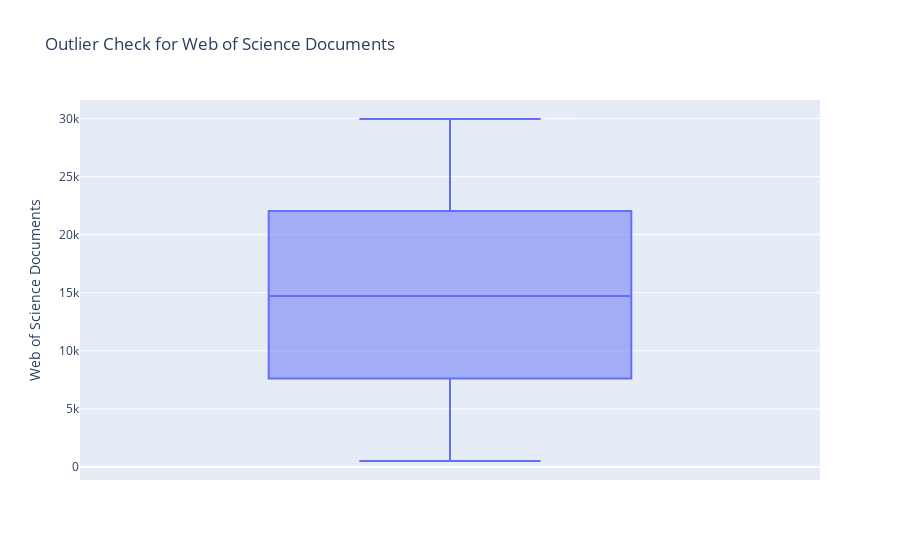
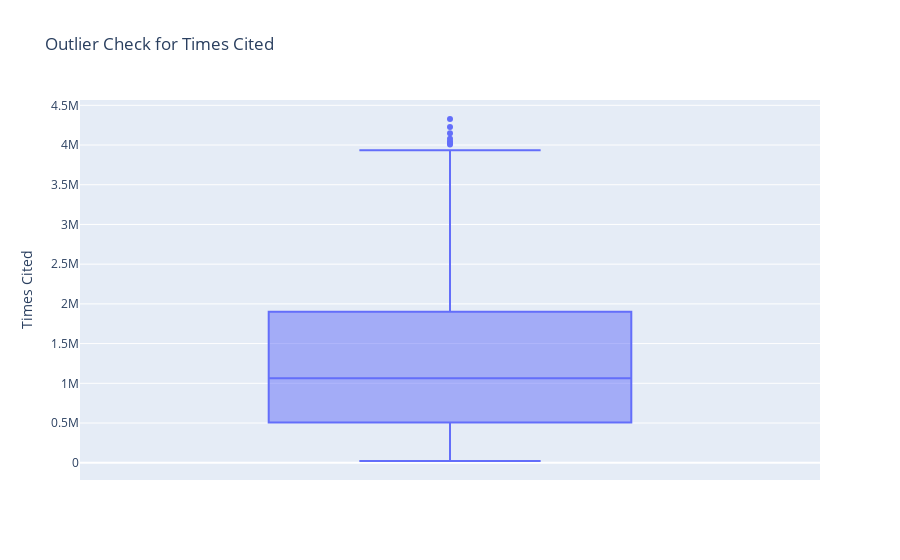
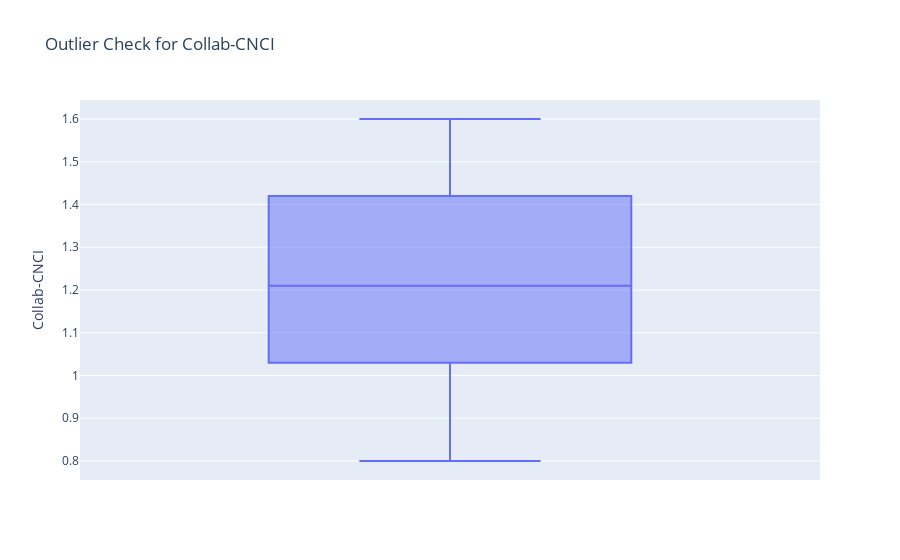
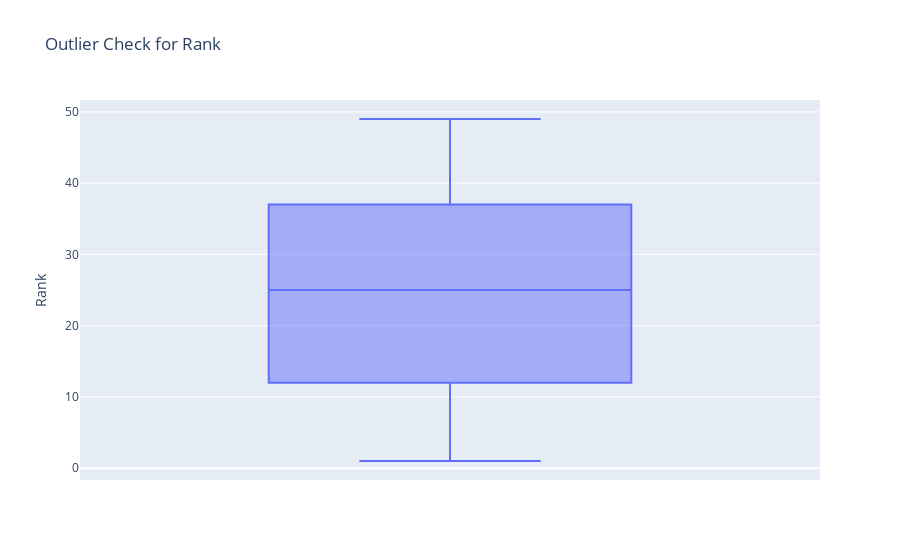

The notebook cell these images were saved under, in order:
### Code cell
#Checking Outliers using Box Plot
numerical_cols = df.select_dtypes(include=['number']).columns #select numberical columns

# Loop on numberical columns to plot boxplot
for col in numerical_cols:
    fig = px.box(df, y=col, title=f"Outlier Check for {col}")
    fig.show()

### Figure 1 — Plotly figure (JSON) as saved in the notebook; plotly's stock layout.template omitted (floating-point values rounded to 4 significant figures; data arrays with more than 128 entries replaced by an {"elided": "..."} marker saying what was removed)
{"data": [{"alignmentgroup": "True", "hovertemplate": "Web of Science Documents=%{y}<extra></extra>", "legendgroup": "", "marker": {"color": "#636efa"}, "name": "", "notched": false, "offsetgroup": "", "orientation": "v", "showlegend": false, "type": "box", "x0": " ", "xaxis": "x", "y": {"elided": "1000 int values"}, "y0": " ", "yaxis": "y"}], "layout": {"boxmode": "group", "legend": {"tracegroupgap": 0}, "title": {"text": "Outlier Check for Web of Science Documents"}, "xaxis": {"anchor": "y", "domain": [0, 1]}, "yaxis": {"anchor": "x", "domain": [0, 1], "title": {"text": "Web of Science Documents"}}}}

### Figure 2 — Plotly figure (JSON) as saved in the notebook; plotly's stock layout.template omitted (floating-point values rounded to 4 significant figures; data arrays with more than 128 entries replaced by an {"elided": "..."} marker saying what was removed)
{"data": [{"alignmentgroup": "True", "hovertemplate": "Times Cited=%{y}<extra></extra>", "legendgroup": "", "marker": {"color": "#636efa"}, "name": "", "notched": false, "offsetgroup": "", "orientation": "v", "showlegend": false, "type": "box", "x0": " ", "xaxis": "x", "y": {"elided": "1000 int values"}, "y0": " ", "yaxis": "y"}], "layout": {"boxmode": "group", "legend": {"tracegroupgap": 0}, "title": {"text": "Outlier Check for Times Cited"}, "xaxis": {"anchor": "y", "domain": [0, 1]}, "yaxis": {"anchor": "x", "domain": [0, 1], "title": {"text": "Times Cited"}}}}

### Figure 3 — Plotly figure (JSON) as saved in the notebook; plotly's stock layout.template omitted (floating-point values rounded to 4 significant figures; data arrays with more than 128 entries replaced by an {"elided": "..."} marker saying what was removed)
{"data": [{"alignmentgroup": "True", "hovertemplate": "Collab-CNCI=%{y}<extra></extra>", "legendgroup": "", "marker": {"color": "#636efa"}, "name": "", "notched": false, "offsetgroup": "", "orientation": "v", "showlegend": false, "type": "box", "x0": " ", "xaxis": "x", "y": {"elided": "1000 float values"}, "y0": " ", "yaxis": "y"}], "layout": {"boxmode": "group", "legend": {"tracegroupgap": 0}, "title": {"text": "Outlier Check for Collab-CNCI"}, "xaxis": {"anchor": "y", "domain": [0, 1]}, "yaxis": {"anchor": "x", "domain": [0, 1], "title": {"text": "Collab-CNCI"}}}}

### Figure 4 — Plotly figure (JSON) as saved in the notebook; plotly's stock layout.template omitted (floating-point values rounded to 4 significant figures; data arrays with more than 128 entries replaced by an {"elided": "..."} marker saying what was removed)
{"data": [{"alignmentgroup": "True", "hovertemplate": "Rank=%{y}<extra></extra>", "legendgroup": "", "marker": {"color": "#636efa"}, "name": "", "notched": false, "offsetgroup": "", "orientation": "v", "showlegend": false, "type": "box", "x0": " ", "xaxis": "x", "y": {"elided": "1000 int values"}, "y0": " ", "yaxis": "y"}], "layout": {"boxmode": "group", "legend": {"tracegroupgap": 0}, "title": {"text": "Outlier Check for Rank"}, "xaxis": {"anchor": "y", "domain": [0, 1]}, "yaxis": {"anchor": "x", "domain": [0, 1], "title": {"text": "Rank"}}}}
